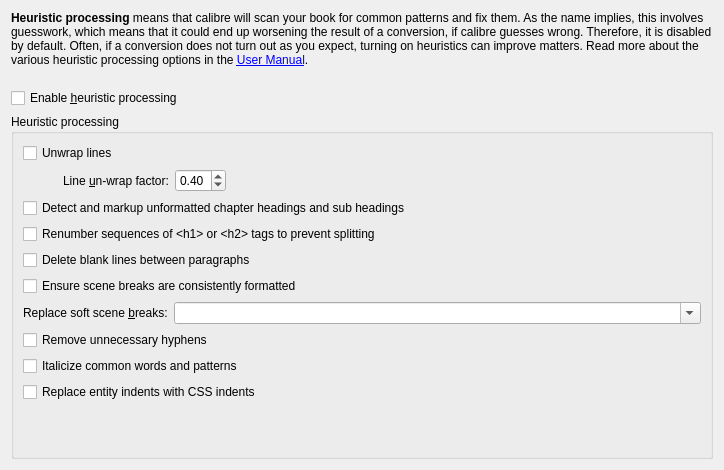
<?xml version="1.0" encoding="UTF-8"?>
<ui version="4.0">
 <class>Form</class>
 <widget class="QWidget" name="Form">
  <property name="geometry">
   <rect>
    <x>0</x>
    <y>0</y>
    <width>724</width>
    <height>470</height>
   </rect>
  </property>
  <property name="windowTitle">
   <string>Form</string>
  </property>
  <layout class="QVBoxLayout" name="verticalLayout">
   <item>
    <widget class="QLabel" name="help_label">
     <property name="text">
      <string>&lt;b&gt;Heuristic processing&lt;/b&gt; means that calibre will scan your book for common patterns and fix them. As the name implies, this involves guesswork, which means that it could end up worsening the result of a conversion, if calibre guesses wrong. Therefore, it is disabled by default. Often, if a conversion does not turn out as you expect, turning on heuristics can improve matters. Read more about the various heuristic processing options in the &lt;a href=&quot;%s&quot;&gt;User Manual&lt;/a&gt;.</string>
     </property>
     <property name="wordWrap">
      <bool>true</bool>
     </property>
     <property name="openExternalLinks">
      <bool>true</bool>
     </property>
    </widget>
   </item>
   <item>
    <spacer name="verticalSpacer_2">
     <property name="orientation">
      <enum>Qt::Vertical</enum>
     </property>
     <property name="sizeType">
      <enum>QSizePolicy::Fixed</enum>
     </property>
     <property name="sizeHint" stdset="0">
      <size>
       <width>20</width>
       <height>15</height>
      </size>
     </property>
    </spacer>
   </item>
   <item>
    <widget class="QCheckBox" name="opt_enable_heuristics">
     <property name="text">
      <string>Enable &amp;heuristic processing</string>
     </property>
    </widget>
   </item>
   <item>
    <widget class="QGroupBox" name="heuristic_options">
     <property name="title">
      <string>Heuristic processing</string>
     </property>
     <layout class="QVBoxLayout" name="verticalLayout_2">
      <item>
       <widget class="QCheckBox" name="opt_unwrap_lines">
        <property name="text">
         <string>Unwrap lines</string>
        </property>
       </widget>
      </item>
      <item>
       <layout class="QHBoxLayout" name="horizontalLayout">
        <item>
         <spacer name="horizontalSpacer">
          <property name="orientation">
           <enum>Qt::Horizontal</enum>
          </property>
          <property name="sizeType">
           <enum>QSizePolicy::Fixed</enum>
          </property>
          <property name="sizeHint" stdset="0">
           <size>
            <width>40</width>
            <height>20</height>
           </size>
          </property>
         </spacer>
        </item>
        <item>
         <widget class="QLabel" name="huf_label">
          <property name="text">
           <string>Line &amp;un-wrap factor:</string>
          </property>
          <property name="buddy">
           <cstring>opt_html_unwrap_factor</cstring>
          </property>
         </widget>
        </item>
        <item>
         <widget class="QDoubleSpinBox" name="opt_html_unwrap_factor">
          <property name="toolTip">
           <string/>
          </property>
          <property name="maximum">
           <double>1.000000000000000</double>
          </property>
          <property name="singleStep">
           <double>0.050000000000000</double>
          </property>
          <property name="value">
           <double>0.400000000000000</double>
          </property>
         </widget>
        </item>
        <item>
         <spacer name="horizontalSpacer_2">
          <property name="orientation">
           <enum>Qt::Horizontal</enum>
          </property>
          <property name="sizeHint" stdset="0">
           <size>
            <width>40</width>
            <height>20</height>
           </size>
          </property>
         </spacer>
        </item>
       </layout>
      </item>
      <item>
       <widget class="QCheckBox" name="opt_markup_chapter_headings">
        <property name="text">
         <string>Detect and markup unformatted chapter headings and sub headings</string>
        </property>
       </widget>
      </item>
      <item>
       <widget class="QCheckBox" name="opt_renumber_headings">
        <property name="text">
         <string>Renumber sequences of &lt;h1&gt; or &lt;h2&gt; tags to prevent splitting</string>
        </property>
       </widget>
      </item>
      <item>
       <widget class="QCheckBox" name="opt_delete_blank_paragraphs">
        <property name="text">
         <string>Delete blank lines between paragraphs</string>
        </property>
       </widget>
      </item>
      <item>
       <widget class="QCheckBox" name="opt_format_scene_breaks">
        <property name="text">
         <string>Ensure scene breaks are consistently formatted</string>
        </property>
       </widget>
      </item>
      <item>
       <layout class="QHBoxLayout" name="horizontalLayout_2">
        <property name="sizeConstraint">
         <enum>QLayout::SetDefaultConstraint</enum>
        </property>
        <item>
         <widget class="QLabel" name="label_2">
          <property name="sizePolicy">
           <sizepolicy hsizetype="Minimum" vsizetype="Preferred">
            <horstretch>0</horstretch>
            <verstretch>0</verstretch>
           </sizepolicy>
          </property>
          <property name="text">
           <string>Replace soft scene &amp;breaks:</string>
          </property>
          <property name="buddy">
           <cstring>opt_replace_scene_breaks</cstring>
          </property>
         </widget>
        </item>
        <item>
         <widget class="QComboBox" name="opt_replace_scene_breaks">
          <property name="sizePolicy">
           <sizepolicy hsizetype="Expanding" vsizetype="Fixed">
            <horstretch>0</horstretch>
            <verstretch>0</verstretch>
           </sizepolicy>
          </property>
          <property name="editable">
           <bool>true</bool>
          </property>
          <property name="insertPolicy">
           <enum>QComboBox::InsertAtTop</enum>
          </property>
         </widget>
        </item>
       </layout>
      </item>
      <item>
       <widget class="QCheckBox" name="opt_dehyphenate">
        <property name="text">
         <string>Remove unnecessary hyphens</string>
        </property>
       </widget>
      </item>
      <item>
       <widget class="QCheckBox" name="opt_italicize_common_cases">
        <property name="text">
         <string>Italicize common words and patterns</string>
        </property>
       </widget>
      </item>
      <item>
       <widget class="QCheckBox" name="opt_fix_indents">
        <property name="text">
         <string>Replace entity indents with CSS indents</string>
        </property>
       </widget>
      </item>
      <item>
       <spacer name="verticalSpacer">
        <property name="orientation">
         <enum>Qt::Vertical</enum>
        </property>
        <property name="sizeHint" stdset="0">
         <size>
          <width>131</width>
          <height>35</height>
         </size>
        </property>
       </spacer>
      </item>
     </layout>
    </widget>
   </item>
  </layout>
 </widget>
 <resources/>
 <connections>
  <connection>
   <sender>opt_enable_heuristics</sender>
   <signal>toggled(bool)</signal>
   <receiver>opt_html_unwrap_factor</receiver>
   <slot>setEnabled(bool)</slot>
   <hints>
    <hint type="sourcelabel">
     <x>328</x>
     <y>87</y>
    </hint>
    <hint type="destinationlabel">
     <x>481</x>
     <y>113</y>
    </hint>
   </hints>
  </connection>
  <connection>
   <sender>opt_enable_heuristics</sender>
   <signal>toggled(bool)</signal>
   <receiver>huf_label</receiver>
   <slot>setEnabled(bool)</slot>
   <hints>
    <hint type="sourcelabel">
     <x>295</x>
     <y>88</y>
    </hint>
    <hint type="destinationlabel">
     <x>291</x>
     <y>105</y>
    </hint>
   </hints>
  </connection>
 </connections>
</ui>
